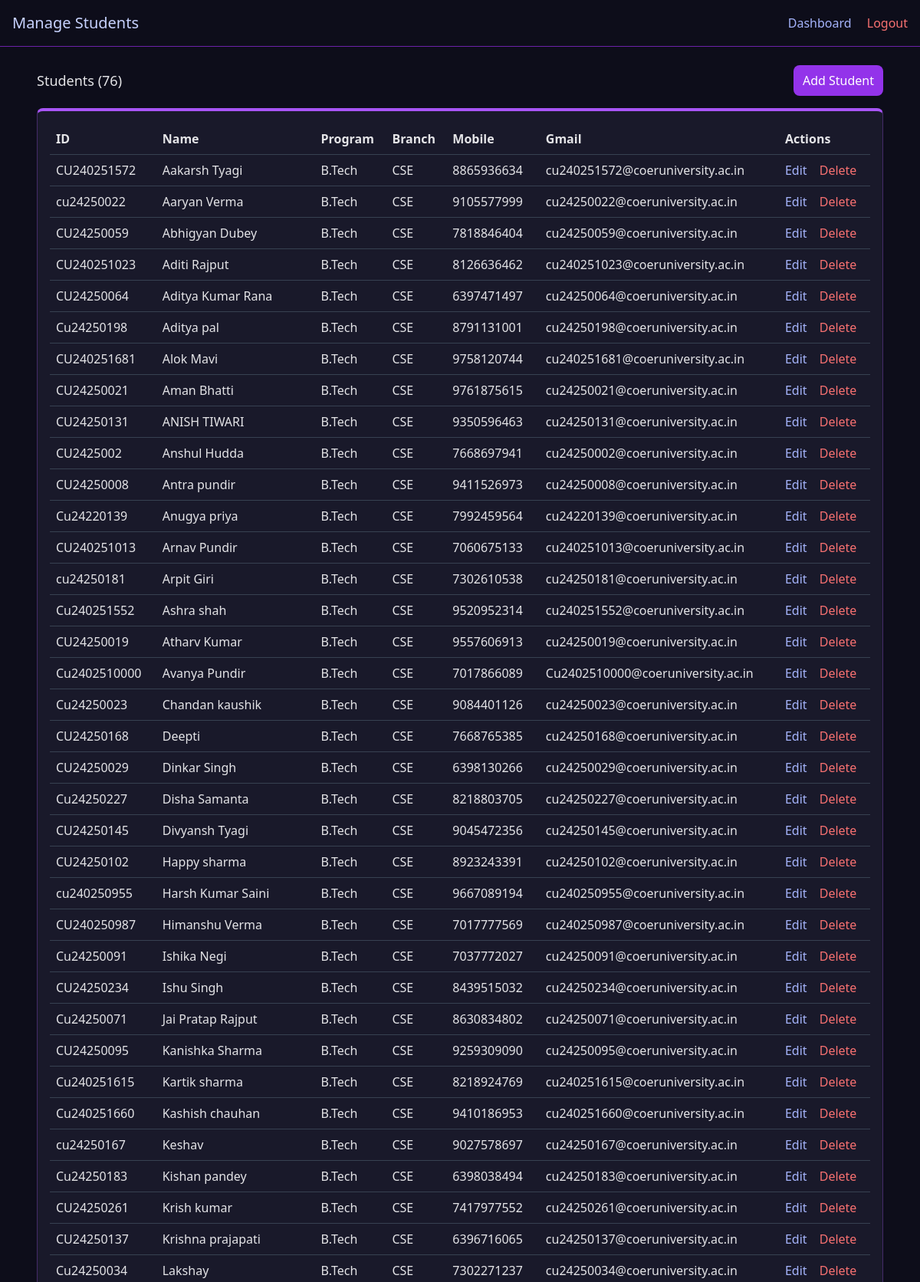
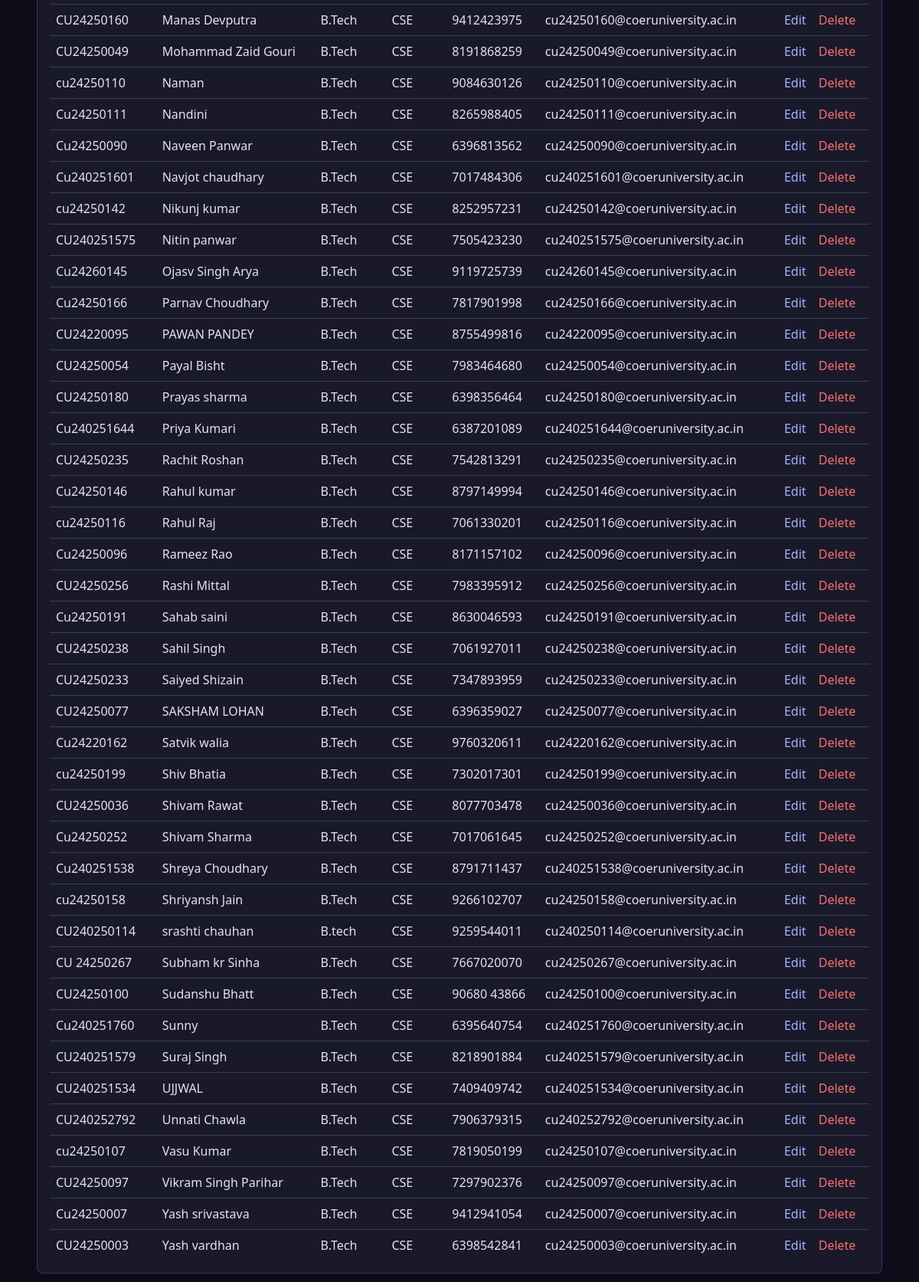
The page /admin/students (signed in) on the database as committed earlier (2 pictures, top to bottom).
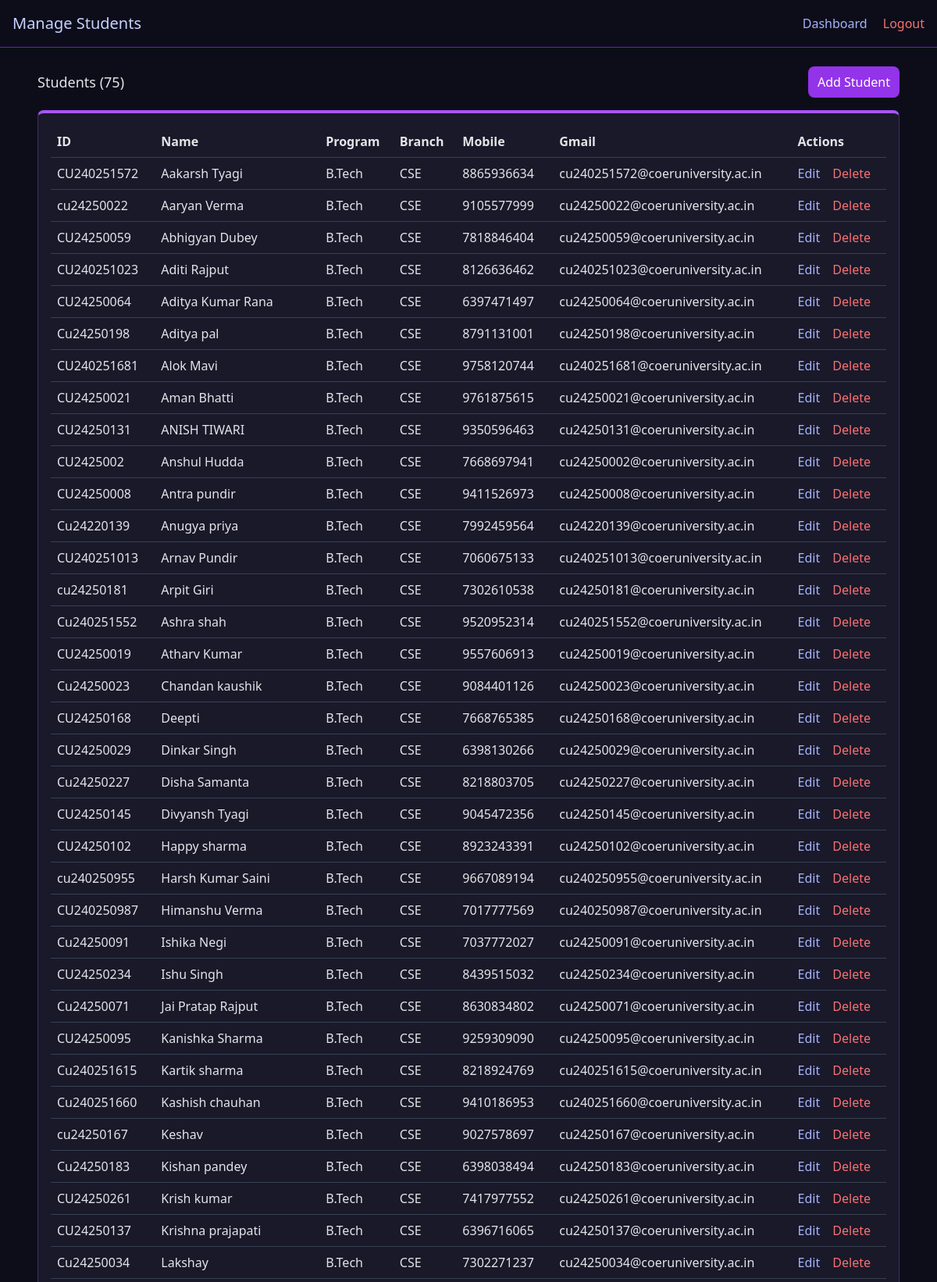
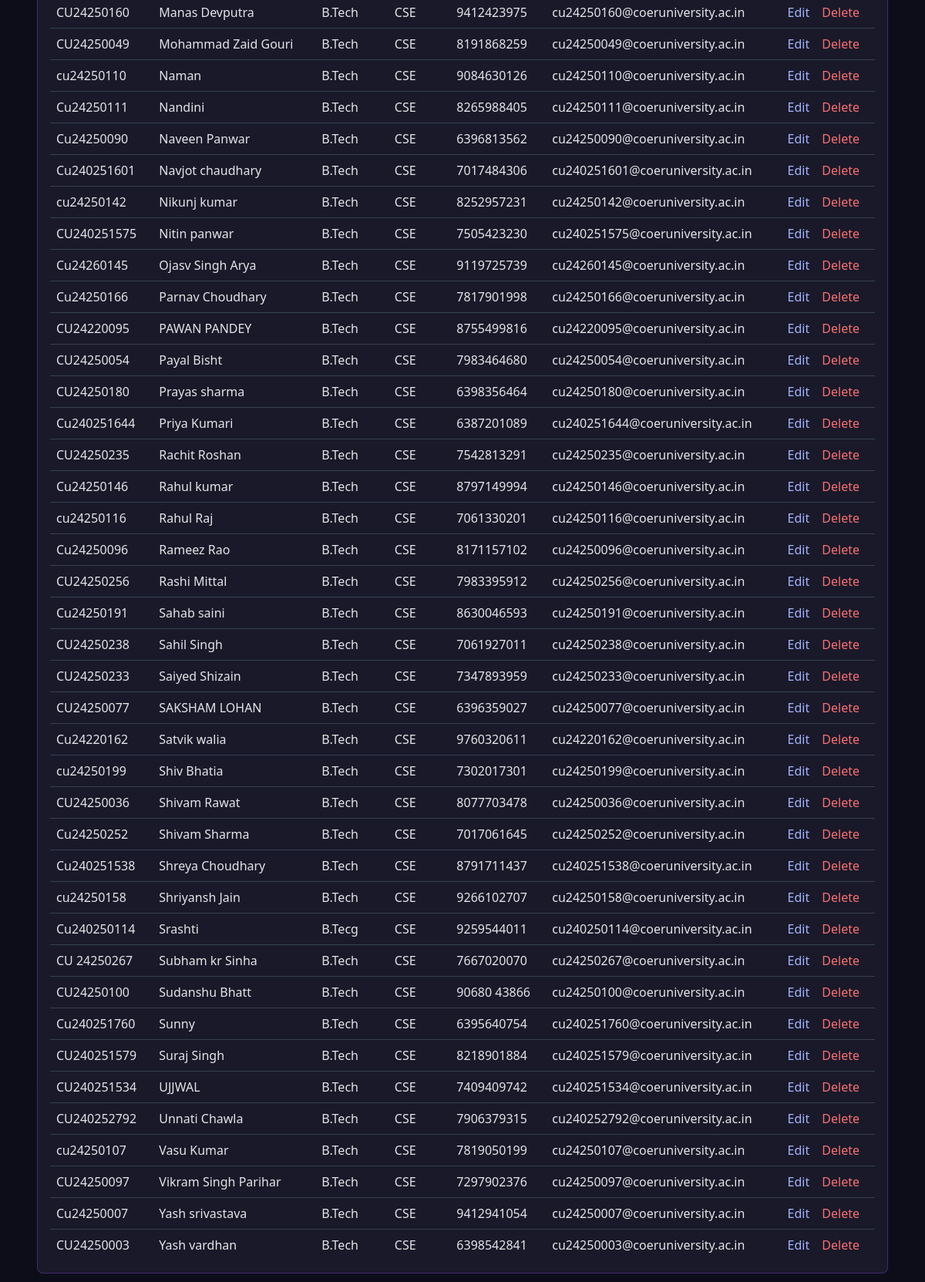
The same page on the database as committed later (2 pictures, top to bottom).
### tables this page shows
CREATE TABLE students (
    ID TEXT PRIMARY KEY,
    Name TEXT,
    Program TEXT,
    Branch TEXT,
    Mobile TEXT,
    Gmail TEXT
);

### blueprints/admin.py (the view)
@admin_bp.route('/students')
def admin_students():
    denied = _require_admin()
    if denied:
        return denied
    conn     = get_db_connection()
    students = conn.execute(
        "SELECT * FROM students ORDER BY Name COLLATE NOCASE"
    ).fetchall()
    conn.close()
    return render_template('admin_students.html', students=students)

### app.py (called while the page is built)
@app.context_processor
def inject_user_info():
    return {
        'session_username': session.get('username'),
        'session_is_admin': is_current_user_admin() if 'username' in session else False,
    }

@app.before_request
def require_login():
    from flask import request
    public_paths = {'/login', '/forgot_password', '/favicon.ico'}
    if request.path.startswith('/static/') or request.path in public_paths:
        return None
    if 'logged_in' not in session:
        return redirect(url_for('auth.login'))
    return None

### blueprints/admin.py (called while the page is built)
def _require_admin():
    if not is_current_user_admin():
        return render_template('login.html', error="Admin access required")
    return None

### utils/auth_helpers.py (called while the page is built)
def is_current_user_admin() -> bool:
    username = session.get('username')
    if not username:
        return False
    conn = get_db_connection()
    user = conn.execute("SELECT is_admin FROM users WHERE username=?", (username,)).fetchone()
    conn.close()
    return bool(user and user['is_admin'])

### utils/db.py (called while the page is built)
def get_db_connection() -> sqlite3.Connection:
    conn = sqlite3.connect(config.DB_FILE)
    conn.row_factory = sqlite3.Row
    return conn

### templates/admin_students.html (shortened to what this page needs)
<!DOCTYPE html>
<html>
<head>
  <script src="https://cdn.tailwindcss.com"></script>
</head>
<body>
  <header class="p-4 flex justify-between items-center border-b border-purple-800">
    <h1 class="text-xl text-indigo-200">Manage Students</h1>
    <div>
      <a href="/admin" class="text-indigo-300 mr-4">Dashboard</a>
      <a href="/logout" class="text-red-400">Logout</a>
    </div>
  </header>
  <main class="p-6 max-w-6xl mx-auto">
    <div class="flex justify-between items-center mb-4">
      <h2 class="text-lg">Students ({{ students|length }})</h2>
      <a href="/add_student" class="bg-purple-600 text-white px-3 py-2 rounded-lg">Add Student</a>
    </div>
    <div class="dark-card p-4 rounded-lg">
      <table class="w-full table-auto">
        <thead>
          <tr class="text-left">
            <th class="p-2">ID</th>
            <th class="p-2">Name</th>
            <th class="p-2">Program</th>
            <th class="p-2">Branch</th>
            <th class="p-2">Mobile</th>
            <th class="p-2">Gmail</th>
            <th class="p-2">Actions</th>
          </tr>
        </thead>
        <tbody>
          {% for s in students %}
          <tr class="border-t border-gray-700">
            <td class="p-2">{{ s['ID'] }}</td>
            <td class="p-2">{{ s['Name'] }}</td>
            <td class="p-2">{{ s['Program'] }}</td>
            <td class="p-2">{{ s['Branch'] }}</td>
            <td class="p-2">{{ s['Mobile'] }}</td>
            <td class="p-2">{{ s['Gmail'] }}</td>
            <td class="p-2">
              <a href="/admin/student/edit/{{ s['ID'] }}" class="text-indigo-300 mr-3">Edit</a>
              <form method="POST" action="/admin/student/delete/{{ s['ID'] }}" style="display:inline" onsubmit="return confirm('Delete student? This will remove the student record but keep attendance history.');">
                <button class="text-red-400">Delete</button>
              </form>
            </td>
          </tr>
          {% endfor %}
        </tbody>
      </table>
    </div>
  </main>
</body>
</html>

### templates/admin_students.html (style rules this page uses)
body { background:#0d0d1a; color:#e4e4e7; }
.dark-card { background-color: rgba(32,32,50,0.7); border:1px solid rgba(168,85,247,0.3); border-top:4px solid #a855f7; }

Rows that differ between the two databases and show on the page:
removed students: ID "Cu2402510000", Name "Avanya Pundir", Program "B.Tech", Branch "CSE", Mobile "7017866089", Gmail "Cu2402510000@coeruniversity.ac.in"
removed students: ID "CU240250114", Name "srashti chauhan", Program "B.tech", Branch "CSE", Mobile "9259544011", Gmail "cu240250114@coeruniversity.ac.in"
added students: ID "Cu240250114", Name "Srashti", Program "B.Tecg", Branch "CSE", Mobile "9259544011", Gmail "cu240250114@coeruniversity.ac.in"
Other text that changed with them:
{{ students|length }}: "76" → "75"
